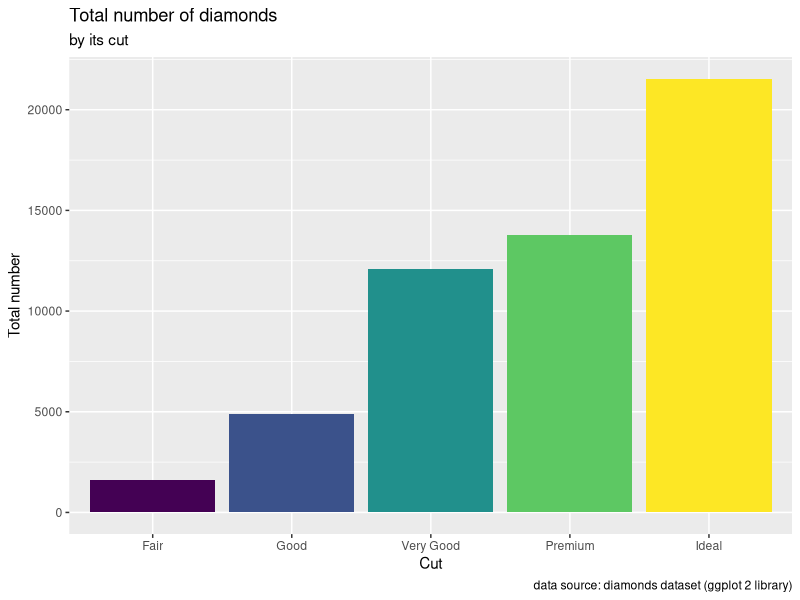
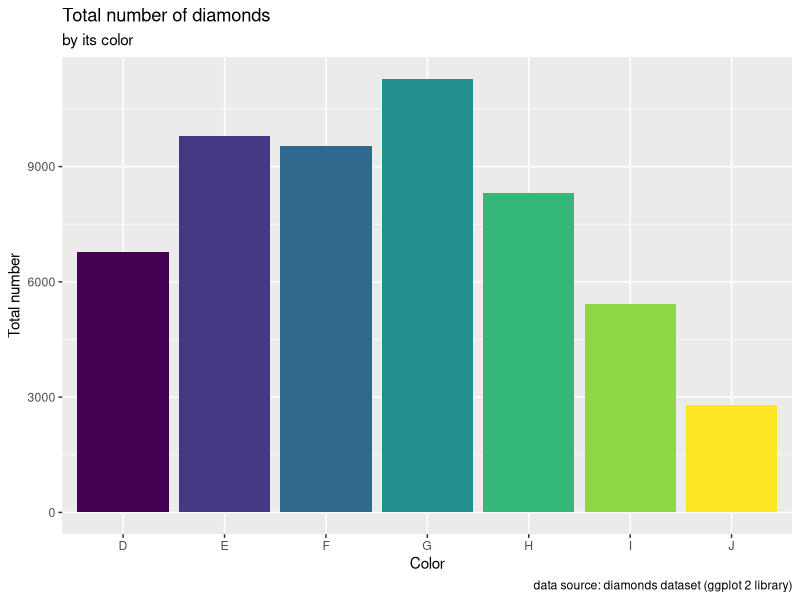
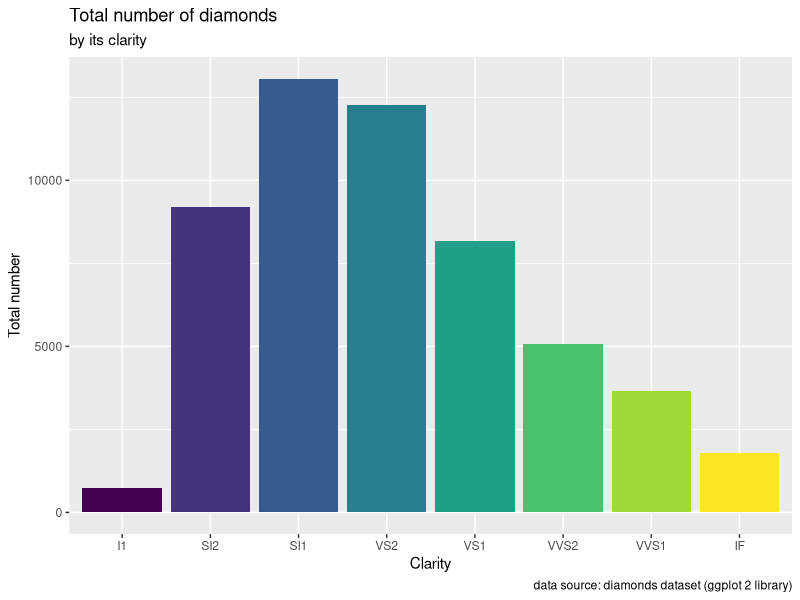
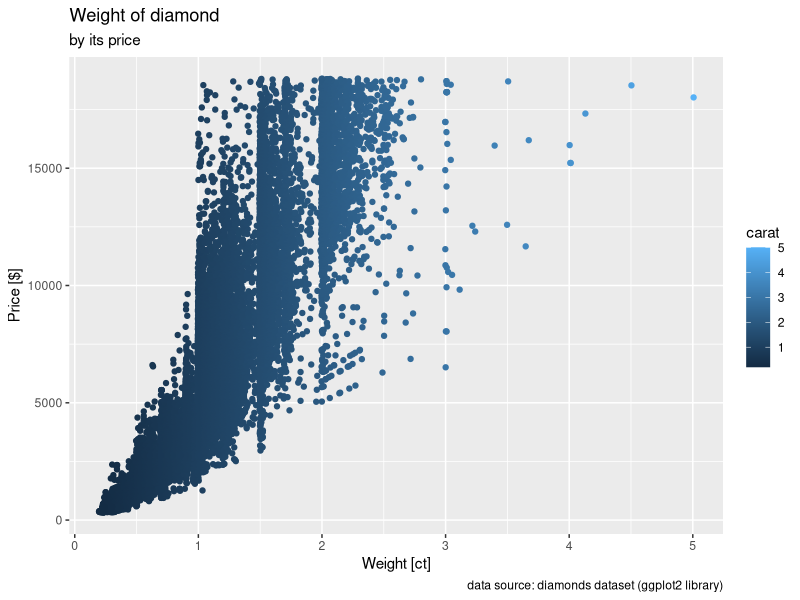
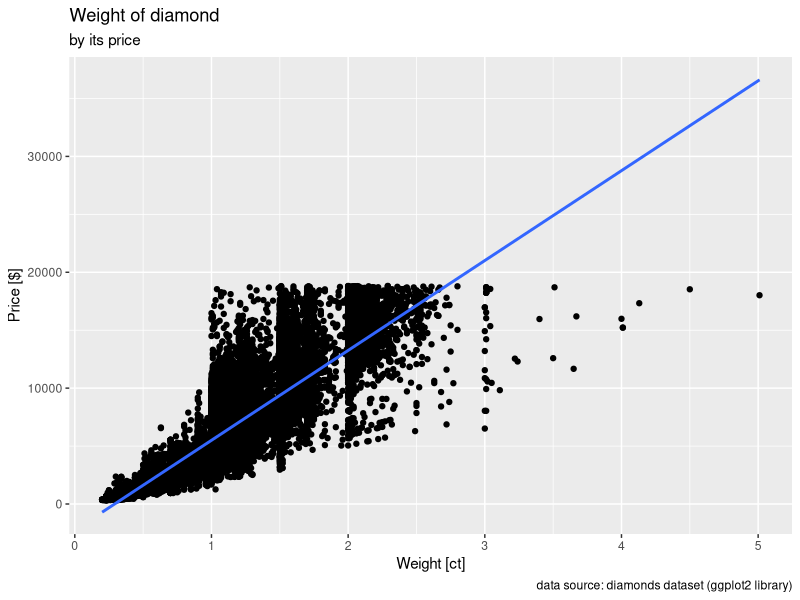

Recreate these plots in R, in order.
## ---- chunk 1
library(ggplot2)

head(diamonds)
## ---- chunk 2
library(dplyr)

glimpse(diamonds)
## ---- chunk 3
library(skimr)
skim_without_charts(diamonds)
## ---- chunk 4
min_carat <- min(diamonds$carat)
max_carat <- max(diamonds$carat)
min_price <- min(diamonds$price)
max_price <- max(diamonds$price)
max_carat_index <- which.max(diamonds$carat)
max_price_index <- which.max(diamonds$price)

cat('Miminum diamond weight is', min_carat, 'ct, maximum diamond weight is', max_carat, 'ct \n\n')  
cat('Minimum diamond price is $', min_price, ', maximum diamond price is $', max_price, '\n\n')  
cat('The most expensive diamond cost $', max_price, 'and its weight was', diamonds$carat[max_price_index], '\n\n')  
cat('The heaviest diamonds weight', max_carat, 'ct and its cost was', diamonds$price[max_carat_index])
## ---- chunk 5
library(tidyverse)

diamonds_cut <- diamonds %>% 
  group_by(cut) %>% 
  summarise(total_number = n(),
            mean_price = mean(price),
            median_price = median(price),
            mean_carat = mean(carat),
            median_carat = median(carat),
            sd_carat = sd(carat)
            ) %>% 
  arrange(-total_number)

library(knitr)

kable(diamonds_cut)
## ---- chunk 6
ggplot(diamonds, aes(x = cut, fill = cut)) +
  geom_bar(show.legend = NULL) +
  labs(x = 'Cut', y = 'Total number', title = 'Total number of diamonds', subtitle = 'by its cut', caption = 'data source: diamonds dataset (ggplot 2 library)')
## ---- chunk 7
library(tidyverse)

diamonds_color <- diamonds %>% 
  group_by(color) %>% 
  summarise(total_number = n(),
            mean_price = mean(price),
            median_price = median(price),
            mean_carat = mean(carat),
            median_carat = median(carat),
            sd_carat = sd(carat)
            ) %>% 
  arrange(-total_number)

library(knitr)

kable(diamonds_color)
## ---- chunk 8
ggplot(diamonds, aes(x = color, fill = color)) +
  geom_bar(show.legend = NULL) +
  labs(x = 'Color', y = 'Total number', title = 'Total number of diamonds', subtitle = 'by its color', caption = 'data source: diamonds dataset (ggplot 2 library)')
## ---- chunk 9
library(tidyverse)

diamonds_clarity <- diamonds %>% 
  group_by(clarity) %>% 
  summarise(total_number = n(),
            mean_price = mean(price),
            median_price = median(price),
            mean_carat = mean(carat),
            median_carat = median(carat),
            sd_carat = sd(carat)
            ) %>% 
  arrange(-total_number)

library(knitr)

kable(diamonds_clarity)
## ---- chunk 10
ggplot(diamonds, aes(x = clarity, fill = clarity)) +
  geom_bar(show.legend = NULL) +
  labs(x = 'Clarity', y = 'Total number', title = 'Total number of diamonds', subtitle = 'by its clarity', caption = 'data source: diamonds dataset (ggplot 2 library)')
## ---- chunk 11
price_carat_cor <- cor(diamonds$price, diamonds$carat)
price_cut_cor <- cor(diamonds$price, as.numeric(diamonds$cut))
price_color_cor <- cor(diamonds$price, as.numeric(diamonds$color))
price_clarity_cor <- cor(diamonds$price, as.numeric(diamonds$clarity))

cat('Value of correlation coefficient between price and weight:', price_carat_cor, '\n')
cat('Value of correlation coefficient between price and cut:', price_cut_cor, '\n')
cat('Value of correlation coefficient between price and color:', price_color_cor, '\n')
cat('Value of correlation coefficient between price and clarity:', price_clarity_cor)

## ---- chunk 12
ggplot(diamonds, aes(x = carat, y = price, color = carat)) +
  geom_jitter() +
  labs(x = 'Weight [ct]', y = 'Price [$]', title = 'Weight of diamond', subtitle = 'by its price', caption = 'data source: diamonds dataset (ggplot2 library)')

## ---- chunk 13
ggplot(diamonds, aes(x = carat, y = price)) +
  geom_point() +
  geom_smooth(method = "lm", se = TRUE) +
  labs(x = 'Weight [ct]', y = 'Price [$]', title = 'Weight of diamond', subtitle = 'by its price', caption = 'data source: diamonds dataset (ggplot2 library)')
